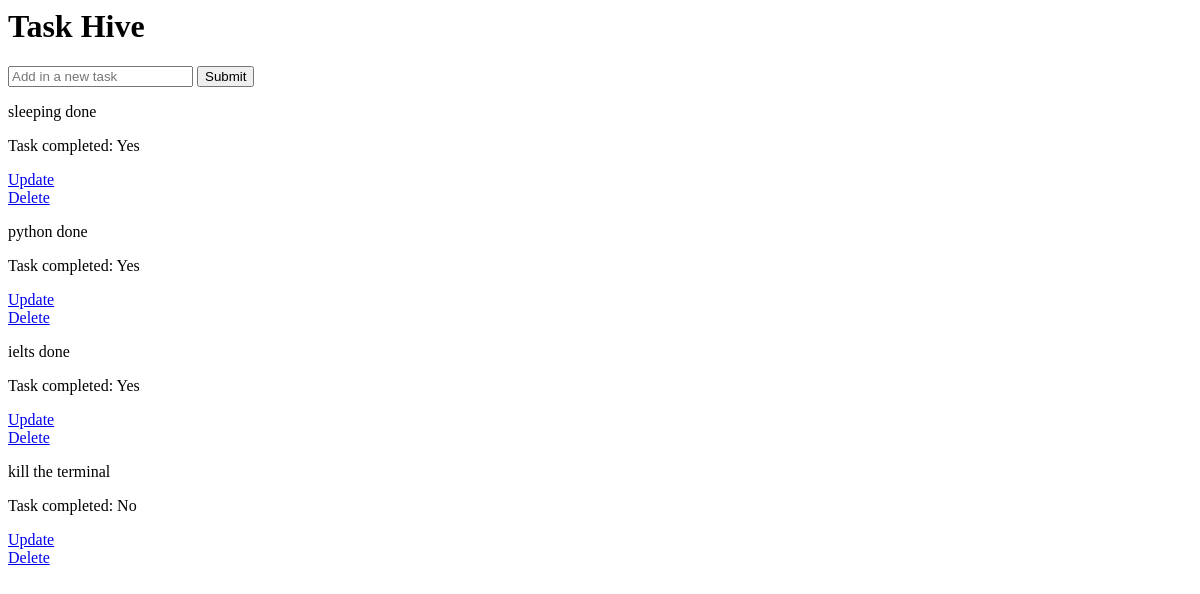
The app's page /, older data.
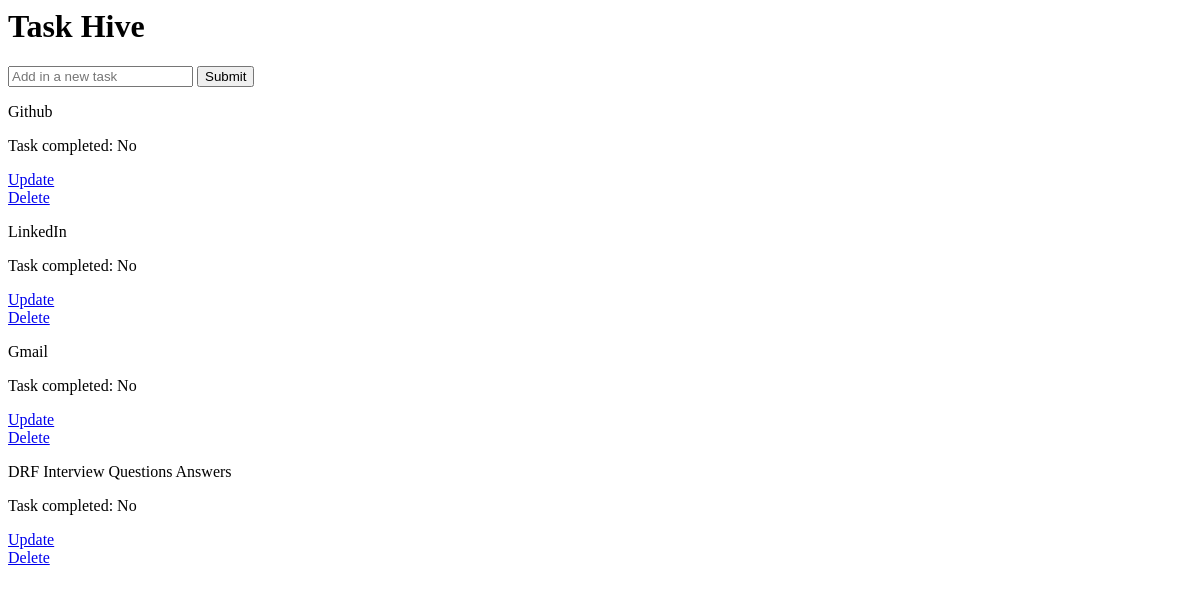
The same page, newer data.
### tasks/models.py (models this page shows)
class Task(models.Model):
    title = models.CharField(max_length=200)
    completed = models.BooleanField(default=False)
    created = models.DateTimeField(auto_now_add = True)
    def __str__(self):
        return self.title

### tasks/views.py (the view)
# urls.py: path('',views.index, name=""),
def index(request):
    form = TaskForm()
    tasks = Task.objects.all()
    if request.method == 'POST':
        form = TaskForm(request.POST)
        if form.is_valid():
            form.save()
        return redirect('/')
    context = {'tasks' : tasks, 'TaskForm':form}
    return render(request, 'tasks.html', context)

### tasks/forms.py
class TaskForm(forms.ModelForm):
    title = forms.CharField(widget=forms.TextInput(attrs={'placeholder':'Add in a new task' }))
    class Meta:
        model = Task
        fields = "__all__"

### tasks/templates/tasks.html (shortened to what this page needs)
<h1>Task Hive</h1>
<form method="POST" action="/">
  {% csrf_token %} {{TaskForm.title}}
  <input class="btn" type="submit" name="Create Task" />
</form>
{%for task in tasks%}
<p>{{task}}</p>
{% if task.completed == True %}
<p>Task completed: Yes</p>
{% else %}
<p>Task completed: No</p>
{% endif %}
<a href="{% url 'update-task' task.id %}">Update</a>
<a href="{% url 'delete-task' task.id %}">Delete</a>
{% endfor %}

Row changes from the older to the newer data that the page shows:
removed Task: title "sleeping done", completed "Task completed: Yes"
removed Task: title "python done", completed "Task completed: Yes"
removed Task: title "ielts done", completed "Task completed: Yes"
removed Task: title "kill the terminal", completed "Task completed: No"
added Task: title "Github", completed "Task completed: No"
added Task: title "LinkedIn", completed "Task completed: No"
added Task: title "Gmail", completed "Task completed: No"
added Task: title "DRF Interview Questions Answers", completed "Task completed: No"
